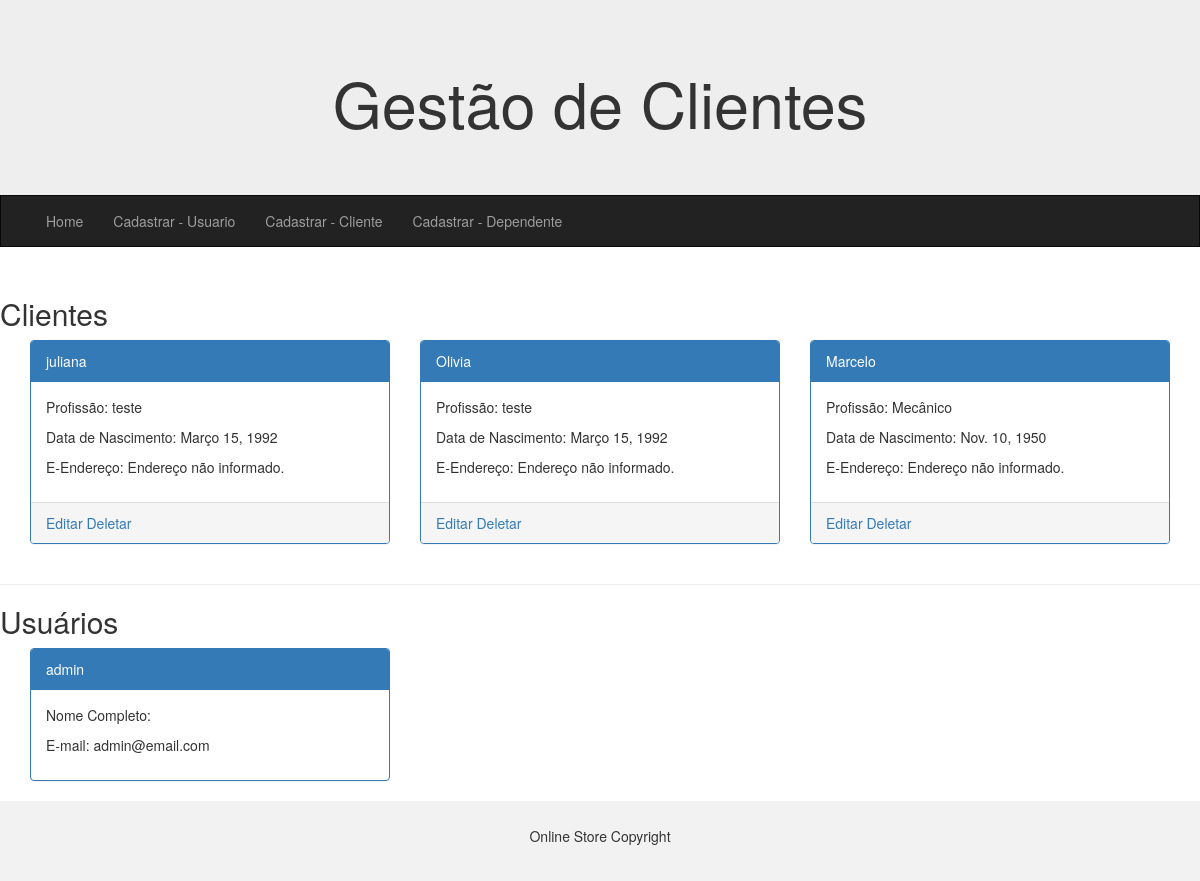
The app's page /, older data.
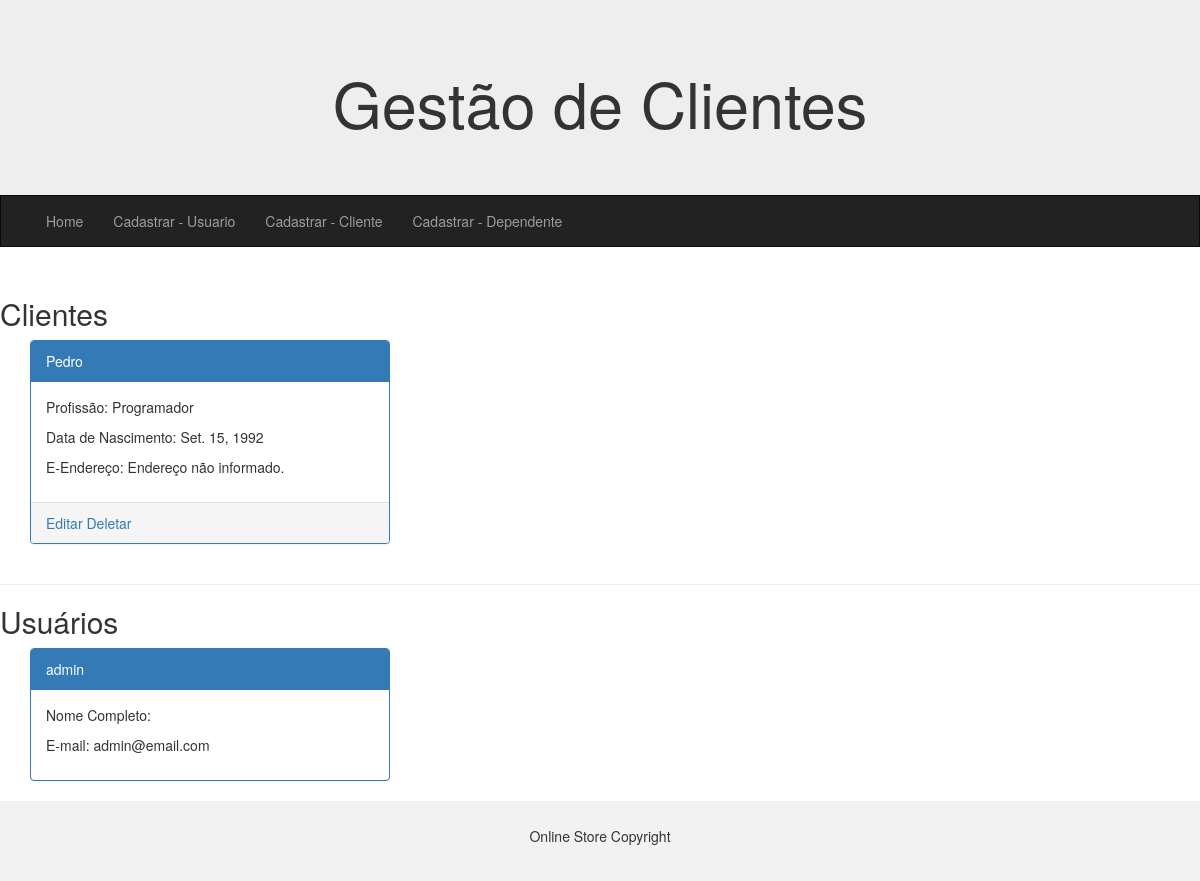
The same page, newer data.
### app/models.py (models this page shows, shortened)
class Cliente(models.Model):
    nome = models.CharField(max_length=100, null=False, blank=False)
    data_nascimento = models.DateField(null=False, blank=False, default='')
    email = models.EmailField(null=False, blank=False)
    profissao = models.CharField(max_length=100, null=False, blank=False)
    endereco = models.ForeignKey(Endereco, on_delete=models.SET_NULL, null=True)

### app/views.py (the view)
# urls.py: path('', index, name='index'),
def index(request):
    clientes = Cliente.objects.order_by('id')
    usuarios = User.objects.order_by('id')
    context = {
        'clientes': clientes,
        'usuarios': usuarios
    }
    return render(request, 'index.html', context)

### app/templates/index.html (shortened to what this page needs)
{% extends "base.html" %}
{% block conteudo %}
    <h2>Clientes</h2>
    <div class="container">
        <div class="row">
            {% for cliente in clientes %}
                <div class="col-sm-4">
                    <div class="panel panel-primary">
                        <div class="panel-heading">{{ cliente.nome }}</div>
                        <div class="panel-body">
                            <p>Profissão: {{ cliente.profissao }}</p>
                            <p>Data de Nascimento: {{ cliente.data_nascimento }}</p>
                            {% if cliente.endereco == None %}
                                <p>E-Endereço: Endereço não informado.</p>
                            {% else %}
                                <p>E-Endereço: {{ cliente.endereco }}</p>
                            {% endif %}
                                                    </div>
                        <div class="panel-footer">
                            <a href="{% url 'atualizar' cliente.id %}">Editar</a>
                            <a href="{% url 'deletar' cliente.id %}">Deletar</a>
                        </div>
                    </div>
                </div>
            {% endfor %}
        </div>
    </div>
    <hr>
    <h2>Usuários</h2>
    <div class="container">
        <div class="row">
            {% for usuario in usuarios %}
                <div class="col-sm-4">
                    <div class="panel panel-primary">
                        <div class="panel-heading">{{ usuario.username }}</div>
                        <div class="panel-body">
                            <p>Nome Completo: {{ usuario.first_name }} {{ usuario.last_name }}</p>
                            <p>E-mail: {{ usuario.email }}</p>
                                                    </div>
                    </div>
                </div>
            {% endfor %}
        </div>
    </div>
{% endblock conteudo %}

Row changes from the older to the newer data that the page shows:
removed Cliente: nome "juliana", profissao "teste", data_nascimento "Março 15, 1992", shows "E-Endereço: Endereço não informado."
removed Cliente: nome "Olivia", profissao "teste", data_nascimento "Março 15, 1992", shows "E-Endereço: Endereço não informado."
removed Cliente: nome "Marcelo", profissao "Mecânico", data_nascimento "Nov. 10, 1950", shows "E-Endereço: Endereço não informado."
added Cliente: nome "Pedro", profissao "Programador", data_nascimento "Set. 15, 1992", shows "E-Endereço: Endereço não informado."
